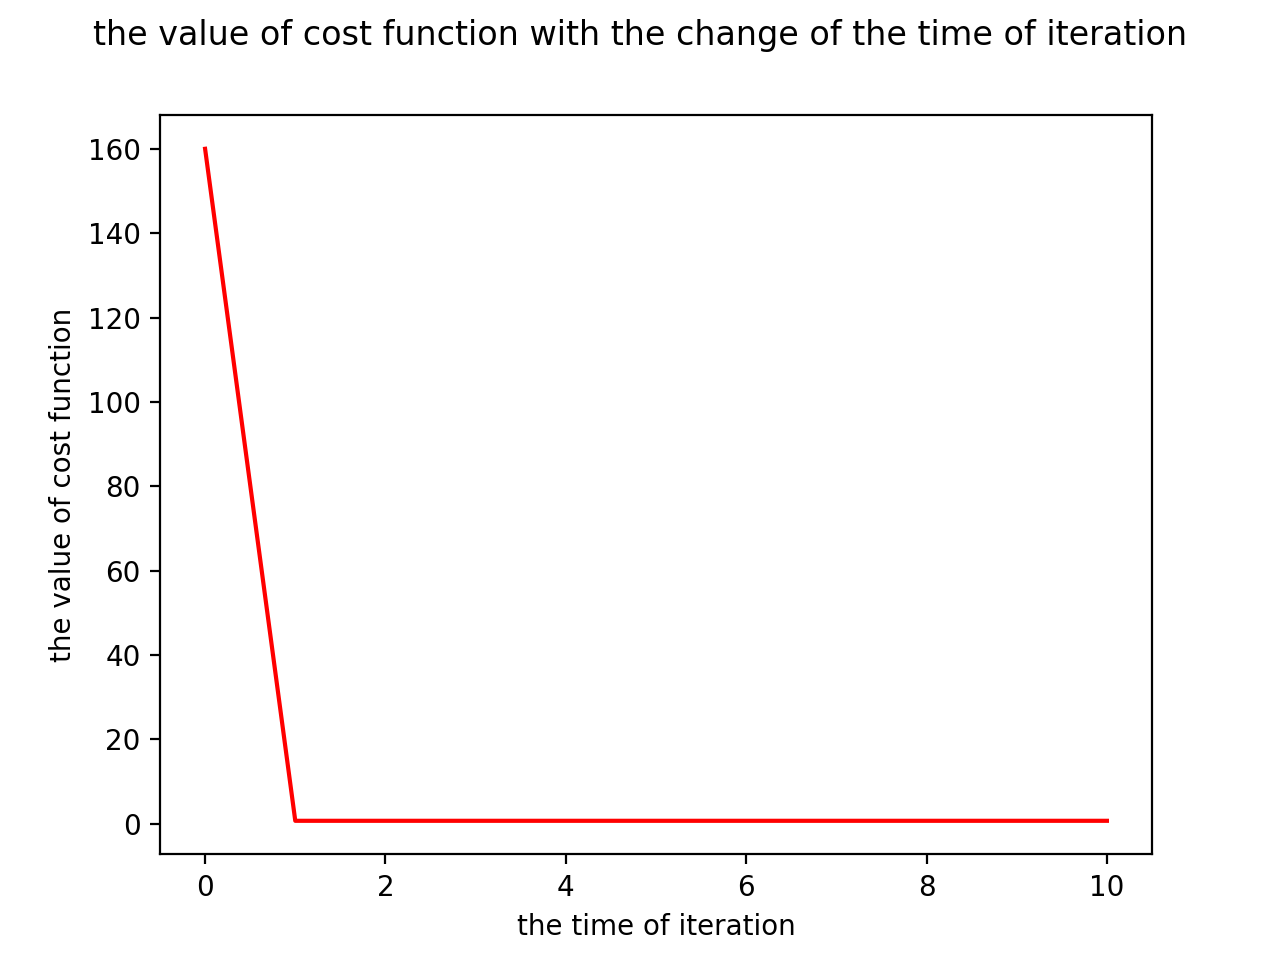

Source code (Python):
from pylab import *
from numpy import *
import matplotlib.pyplot as plt

def func(y):
    z = log(1 + exp(dot(y.T,y)))
    return z
def grad(y):
    z = (2*exp(dot(y.T,y))*y)/(exp(dot(y.T,y)) + 1)
    return z
def hess(y):
    z = (2*exp(dot(y.T,y))*(2*dot(y.T,y) + exp(dot(y.T,y)) + 1))/(exp(dot(y.T,y)) + 1)**2
    return z

def hessian_descent(w0):
    max_its = 10
    iter = 0
    g_path = []
    w_path = []
    grad_eval = 0
    w_path.append(w0)
    g_path.append(func(w0))
    w = w0
    iter_path=[]
    iter_path.append(0)
    #loop
    while iter < max_its:
        grad_eval = grad(w)
        hess_eval = hess(w)
        w = w - grad_eval/hess_eval
        print "x:",w
        print "y:",func(w)
        w_path.append(w)
        g_path.append(func(w))
        iter += 1
        iter_path.append(iter)
    return w_path, g_path, iter_path

def main():
    w0 = array([1,1,1,1,1,1,1,1,1,1])
    #w0 = array([4,4,4,4,4,4,4,4,4,4])
    fig=plt.figure()
    plt.xlabel('the time of iteration')
    plt.ylabel('the value of cost function')
    fig.suptitle('the value of cost function with the change of the time of iteration')
    w_path,g_path,iter_path= hessian_descent(w0)
    plt.plot(iter_path,g_path,linewidth = 1.5,color = 'red')
    plt.legend(loc = 2)
    plt.show()
main()
